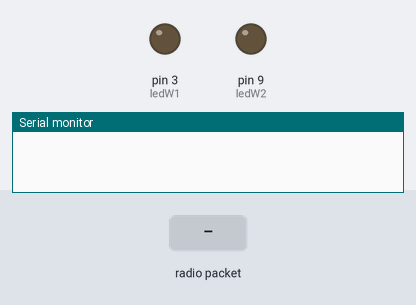
Bench run of a sketch on a simulated Arduino Uno, built with avr-gcc and run on an emulated ATmega328P. Shown: output pins drawn as LEDs (lit = HIGH), the last lines printed to the serial monitor. Dashed ring = blinking. The inputs (shaded band) are chosen by the test bench. No radio packets arrive unless stated.

Above: at 1.2 s.
1.3 s: radio packet "window-1-open" arrives
At 2.2 s:
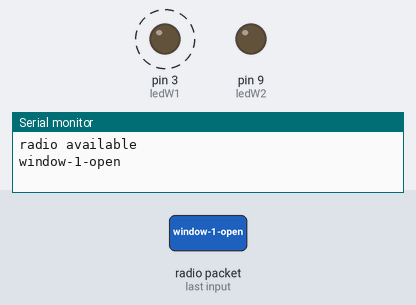
4.3 s: radio packet "window-2-close" arrives
At 5.6 s:
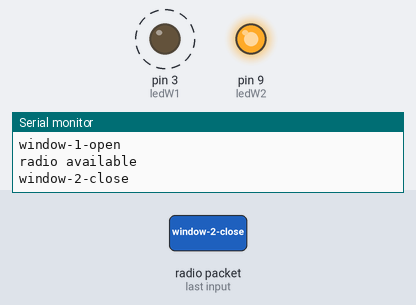
7.3 s: radio packet "window-1-close" arrives
At 8.4 s:
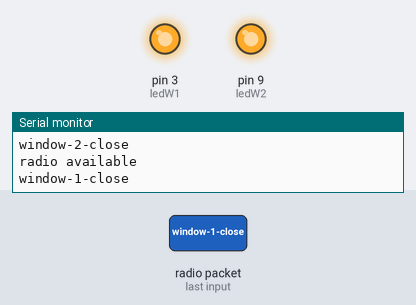
8.9 s: radio packet "window-2-open" arrives
At 9.3 s:
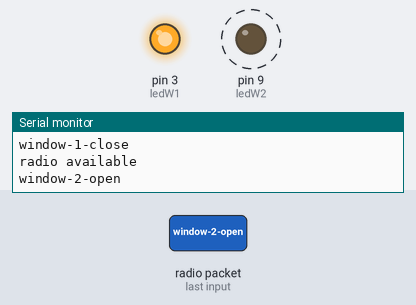
Timing chart, 0 to 12.9 s (numbered marks = the images above; inputs shaded):
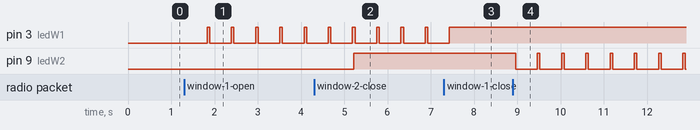

The sketch:

rf24_receiver.ino
```cpp
#include <SPI.h>
#include <nRF24L01.h>
#include <RF24.h>

RF24 radio(7, 8);

const byte rxAddr2[6] = "00002";
int ledW2 = 9;
int ledW1 = 3;
// true is window open, false is close
bool stateW1;
bool stateW2;

//bool for sensor's init
bool w1SensorInit = false;
bool w2SensorInit = false;

// counter to monitor if sensor is down
int isW1Down = 0;
int isW2Down = 0;

int maxCount = 150; // approximately 2min
int ledState;

void setup()
{
  while (!Serial);
  Serial.begin(9600);
  pinMode(ledW2, OUTPUT);
  pinMode(ledW1, OUTPUT);

  radio.begin();
  radio.openReadingPipe(0, rxAddr2);

  radio.startListening();
}

void loop()
{

  if (radio.available())
  {
    Serial.println("radio available");
    char text[32] = {0};
    radio.read(&text, sizeof(text));

    Serial.println(text);

    // you can change "window-1-open" with name of your window, but don't forget to change it in your sensor's code too !
    if (String(text) == "window-1-open"){
      // check init state
      if (!w1SensorInit){
        w1SensorInit = true;
      }
      stateW1 = true;
      isW1Down = 0;
      isW2Down += 1;

    } else if (String(text) == "window-1-close"){
      // check init state
      if (!w1SensorInit){
        w1SensorInit = true;
      }
      stateW1 = false;
      isW1Down = 0;
      isW2Down += 1;

    } else if (String(text) == "window-2-open"){
      // check init state
      if (!w2SensorInit){
        w2SensorInit = true;
      }
      stateW2 = true;
      isW2Down = 0;
      isW1Down += 1;

    } else if (String(text) == "window-2-close"){
      // check init state
      if (!w2SensorInit){
        w2SensorInit = true;
      }
      stateW2 = false;
      isW2Down = 0;
      isW1Down += 1;
    }
  } else {
      // no message
      isW1Down += 1;
      isW2Down += 1;
    }
  handleLightState(w1SensorInit, stateW1, ledW1, isW1Down);
  handleLightState(w2SensorInit, stateW2, ledW2, isW2Down);

}


void handleLightState(bool sensorInit, bool wState, int ledPin, int isWdown) {
  if (wState) {
    //blink
    if (ledState = HIGH) {
      ledState = LOW;
    } else {
      ledState = HIGH;
    }
    digitalWrite(ledPin, ledState);
    delay(500);
  }
  ledState = HIGH;
   // if no message from W1 since too long, turn off led
  if (maxCount <= isWdown) {
    if (ledState = HIGH) {
      ledState = LOW;
    }
  }
  if(!sensorInit){
    ledState = LOW;
  }

  digitalWrite(ledPin, ledState);
  delay(30);
}
```

Measured:
- after the input at 1.3 s, pin 3 (ledW1): alternates HIGH for 0.06 s and LOW for 0.50 s, starting after 0.53 s
- after the input at 4.3 s, pin 9 (ledW2): LOW → HIGH after 0.92 s
- after the input at 7.3 s, pin 3 (ledW1): goes on until 7.4 s, then stays HIGH
- after the input at 8.9 s, pin 9 (ledW2): alternates HIGH for 0.06 s and LOW for 0.50 s, starting after 0.06 s
